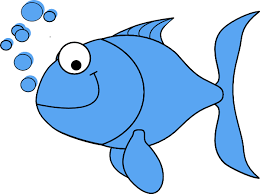
//> input picture inputImages/fish.png, 260 x 194 px
$ ./02_binaryThresholding   (built with g++ and OpenCV 4)
//> lines starting //> are read from the running program, lines starting //| are printed output that depends on the picture; after the words box and inside, x2 and y2 are one past the last pixel; in counts of white or black regions, pixels touching at a corner belong together
/*
Author: Priyen Shah - 141541

Write a program for binary thresholding

Modify the above program for adaptive thresholding. In this Threshold value should be calculated depending on content of the image data

Acceptance Criteria:
- Store the Output image as another image file
- The functionality should be written in a separate function and should be written in Python- numpy  / C++

DoD :
- Understanding of nature  of image data and accessing it for various operations pixel by pixel (1x1 pixel) OR in pixel block  (nxn)\


*/

#include<opencv2/opencv.hpp>
#include<opencv2/highgui.hpp>
#include<iostream>
#include<string>
#include<stdint.h>


// This function returns the global average intensity of all the pixels.
int globalAverage(cv::Mat image){

	//iterate over the entire image pixel by pixel
	int Totalintensity = 0;
	for (int h=0; h < image.rows; ++h){
	    for (int w=0; w < image.cols; ++w){
	        Totalintensity += (int)image.at<uint8_t>(h, w);
	    }
	}

	// Find avg intensity of frame
	float avgLum = 0;
	return(Totalintensity/(image.rows * image.cols));


}

// This function returns the mat object of the binary thresholded image (default threshold = 127)
cv::Mat binaryThresholding(cv:: Mat image, int thresh=127){

	//iterate over the entire image pixel by pixel
	for (int h=0; h < image.rows; ++h){
	    for (int w=0; w < image.cols; ++w){
	        if((int)image.at<uint8_t>(h, w)>thresh)
	        	image.at<uint8_t>(h, w) = 255;

	        else
	        	image.at<uint8_t>(h, w)=0;
	    }
	}

	return image;
}

void saveImageToFile(cv::Mat& image, std::string fileName){

    cv::imwrite(fileName, image);
    std::cout << "Output image saved as: " << fileName << std::endl;
}


int main(){

	cv::Mat image = cv::imread("fish.png", 0);
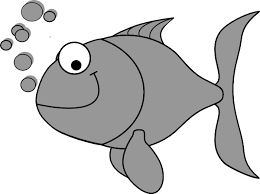
//> image: 194 rows x 260 cols, CV_8UC1; min 0, max 255, mean 203.7
	cv::Mat binImg;

	cv::imshow("Grayscale Image", image);
	binImg = binaryThresholding(image, globalAverage(image));
//> the loop in globalAverage, `for (int h=0; h < image.rows; ++h)` made 194 passes
//> Totalintensity on passes 1 to 3: 65680, 130789, 195054
//> after the loop in globalAverage, `for (int h=0; h < image.rows; ++h)`: Totalintensity = 10272716
//> after the loop in binaryThresholding, `for (int h=0; h < image.rows; ++h)`:
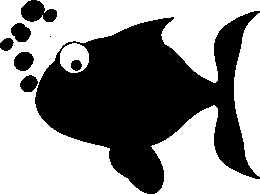
//> image: 194 rows x 260 cols, CV_8UC1; 56.2% white; 8 black regions (1 under 20 px), largest, box (x1, y1, x2, y2) and area: (35, 11, 260, 194) 20531, (21, 0, 57, 22) 539, (14, 52, 34, 71) 293

	cv::imshow("binary Image", binImg);


	saveImageToFile(binImg, "BinaryThresholdedImage.jpg");

	cv::waitKey(0);

	cv::destroyAllWindows();
	return 0;
}

$ run again, with inputImages/chess.png copied over inputImages/fish.png
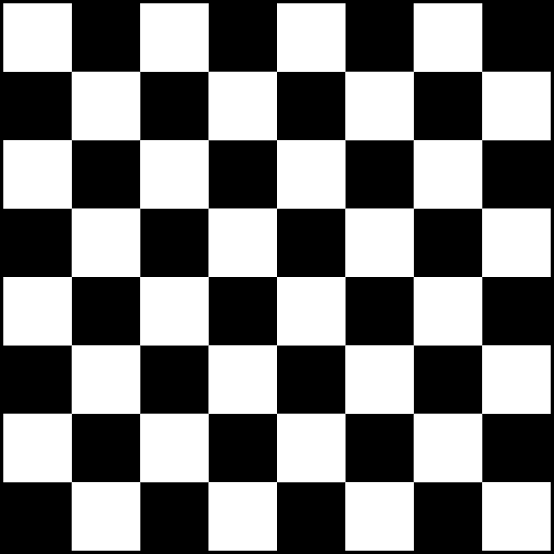
//> input picture inputImages/chess.png, 554 x 554 px
//> image is the input picture: 554 rows x 554 cols, CV_8UC1; min 0, max 255, mean 125.1
//> the loop in globalAverage, `for (int h=0; h < image.rows; ++h)` made 554 passes
//> Totalintensity on passes 1 to 3: 0, 0, 0
//> after the loop in globalAverage, `for (int h=0; h < image.rows; ++h)`: Totalintensity = 38407112
//> after the loop in binaryThresholding, `for (int h=0; h < image.rows; ++h)`:
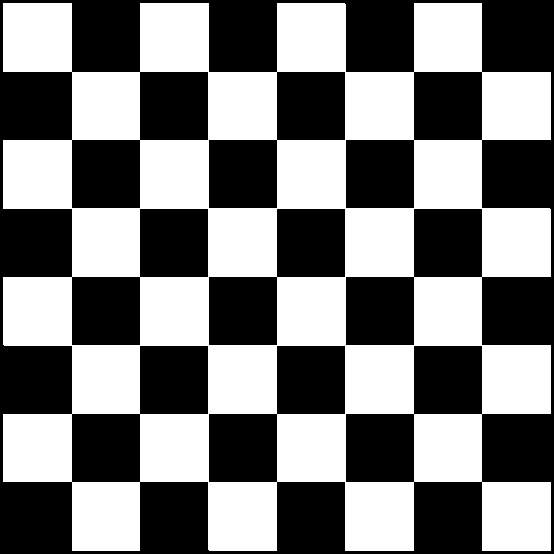
//> image: 554 rows x 554 cols, CV_8UC1; 49.3% white; 1 white region, box (x1, y1, x2, y2) and area: (3, 3, 551, 551) 151242

$ run again, with inputImages/hessianInput.png copied over inputImages/fish.png
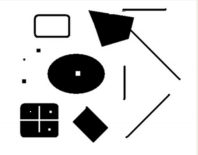
//> input picture inputImages/hessianInput.png, 198 x 155 px
//> the loop in globalAverage, `for (int h=0; h < image.rows; ++h)` made 155 passes
//> Totalintensity on passes 1 to 3: 49280, 99742, 150204
//> after the loop in globalAverage, `for (int h=0; h < image.rows; ++h)`: Totalintensity = 6473273
//> after the loop in binaryThresholding, `for (int h=0; h < image.rows; ++h)`:
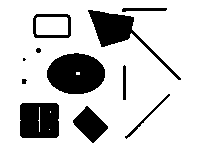
//> image: 155 rows x 198 cols, CV_8UC1; 80.7% white; 11 black regions (1 under 20 px), largest, box (x1, y1, x2, y2) and area: (47, 53, 105, 94) 1851, (20, 103, 59, 138) 1321, (88, 10, 181, 80) 1303
